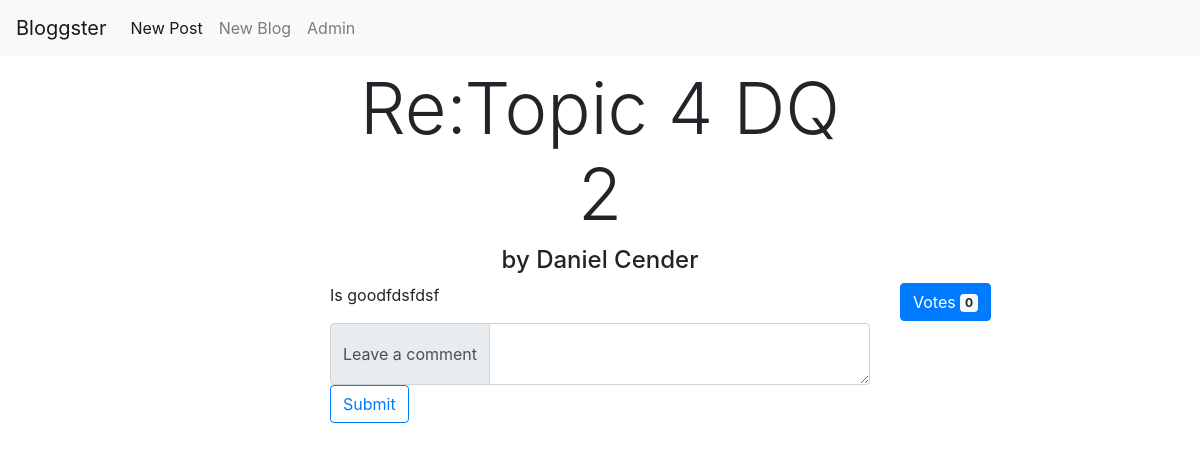
The page /BloggingPlatform/modules/post/viewPost.php?id=9 on the database its author committed.
### tables this page shows
CREATE TABLE `post` (
  `ID` int(11) NOT NULL,
  `Title` varchar(200) NOT NULL,
  `Content` text NOT NULL,
  `Author` int(11) NOT NULL,
  `Votes` int(11) DEFAULT '0',
  `BlogID` int(11) DEFAULT NULL
);

### BloggingPlatform/modules/post/viewPost.php (the view, shortened to what this page needs)
<?php
$postId = $_GET["id"];
$conn = dbConnect();
$post = $conn->query("SELECT post.ID,post.Title,post.Content,post.Votes,CONCAT(user.FirstName, ' ',user.LastName) AS Author FROM post INNER JOIN user WHERE post.Author = user.ID AND post.ID = $postId");
$row = $post->fetch_assoc();
$title = $row["Title"];
$content = $row["Content"];
$author = $row["Author"];
$votes = $row["Votes"];
?>
<!DOCTYPE html>
<html lang="en">
<head>
<link rel="stylesheet" type="text/css" href="style.css">
<link rel="stylesheet" href="https://maxcdn.bootstrapcdn.com/bootstrap/4.0.0/css/bootstrap.min.css">
</head>
<body>
<div class="container">
	<div class="row">
		<div class="col-md-3"></div>
		<h1 class="display-3 col-md-6 text-center"><?php echo $title; ?></h1>
		<div class="col-md-3"></div>
	</div>
	<div class="row">
	<div class="col-md-3"></div>
		<h4 class="col-md-6 text-center">by <?php echo $author; ?></h4>
		<div class="col-md-3"></div>
	</div>
	<div class="row">
		<div class="col-md-3"></div>
		<div class="col-md-6">
		<p class=""><?php echo $content; ?></p>
		</div>
		<div class="col-md-3">
		<button type="button" class="btn btn-primary" onClick="upVote()">
  Votes <span id="votes" class="badge badge-light"><?php echo $votes;?></span>
</button>
		</div>
	</div>
	<div class="row">
	<div class="col-sm-3"></div>
	<div class="col-sm-6">
	<form onSubmit="">
		<div class="input-group">
  <div class="input-group-prepend">
    <span class="input-group-text">Leave a comment</span>
  </div>
  <textarea class="form-control" onchange="languageFilter(this.value)" id="comment" aria-label="With textarea"></textarea>
</div>
		<button type="button" id="submit_btn" onclick="saveComment()" class="btn btn-outline-primary">Submit</button>
		</form>
	</div>
	<div class="col-sm-3"></div>
	</div>
</div>
</body>
</html>

### BloggingPlatform/modules/post/style.css (style rules this page uses)
html { font-family: 'Arial'; }

### BloggingPlatform/modules/header/_header.php (style rules this page uses)
body { padding-top: 65px; }

### rows shown on the page
post: Title "Re:Topic 4 DQ 2", Content "Is goodfdsfdsf", Votes "0"

### other values the page prints
$author "Daniel Cender"
